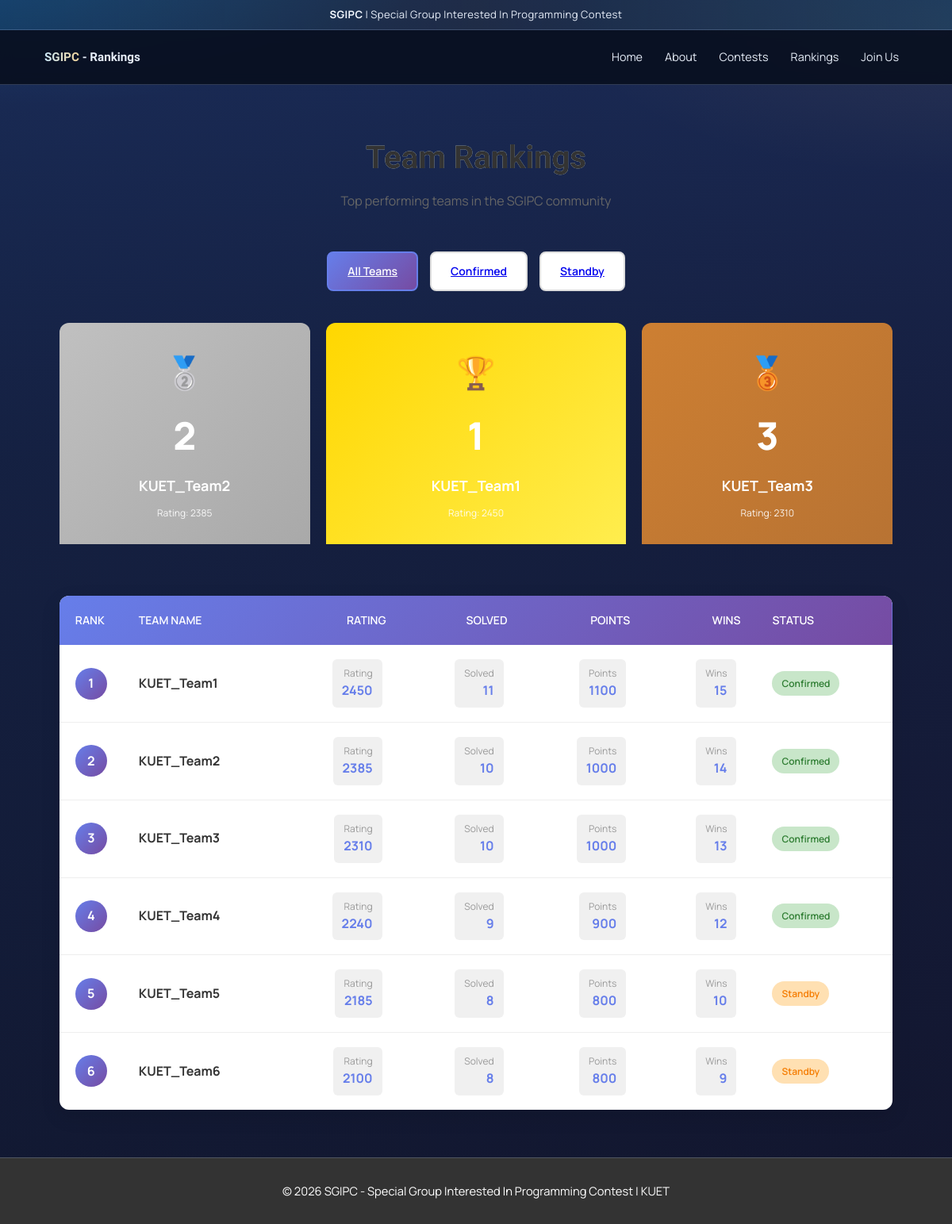
Page /rankings.php on the committed database.
### tables this page shows
CREATE TABLE IF NOT EXISTS team_rankings (
  id INT UNSIGNED NOT NULL AUTO_INCREMENT,
  team_name VARCHAR(100) NOT NULL,
  member_ids JSON,
  overall_rank INT UNSIGNED NOT NULL,
  rating INT UNSIGNED DEFAULT 0,
  solved_count INT UNSIGNED DEFAULT 0,
  total_points INT UNSIGNED DEFAULT 0,
  contest_name VARCHAR(150),
  status VARCHAR(50) DEFAULT 'Confirmed',
  wins INT DEFAULT 0,
  losses INT DEFAULT 0,
  updated_at TIMESTAMP NOT NULL DEFAULT CURRENT_TIMESTAMP ON UPDATE CURRENT_TIMESTAMP,
  PRIMARY KEY (id),
  UNIQUE KEY uniq_team_name (team_name),
  INDEX idx_overall_rank (overall_rank)
);

### config.php (called while the page is built, shortened)
<?php
function sgipc_h(mixed $value): string
{
    return htmlspecialchars((string) $value, ENT_QUOTES, 'UTF-8');
}

### rankings.php (the view, shortened to what this page needs)
<?php
require_once __DIR__ . '/config.php';
$rankings = [];
$filter = $_GET['filter'] ?? 'all';
try {
    $connection = sgipc_db_connection();
    $query = 'SELECT id, team_name, overall_rank, rating, solved_count, total_points, status, wins FROM team_rankings';
    $query .= ' ORDER BY overall_rank ASC';
    $result = $connection->query($query);
    while ($row = $result->fetch_assoc()) {
        $rankings[] = $row;
    }
} catch (Throwable $e) {
}
?>
<!DOCTYPE html>
<html lang="en">
<head>
    <link rel="stylesheet" href="./index.css">
</head>
<body>
    <div class="topbar">
        <strong>SGIPC</strong> | Special Group Interested In Programming Contest
    </div>
    <header class="navbar">
        <div class="container nav-wrap">
            <a class="brand" href="index.php"><span>SGIPC</span> - Rankings</a>
            <ul class="menu" id="menu">
                <li><a href="index.php">Home</a></li>
                <li><a href="index.php#about">About</a></li>
                <li><a href="contests.php">Contests</a></li>
                <li><a href="rankings.php" class="active">Rankings</a></li>
                <li><a href="index.php#form-demo">Join Us</a></li>
            </ul>
        </div>
    </header>
    <main class="rankings-section">
        <div class="container">
            <div class="section-header">
                <h1>Team Rankings</h1>
                <p>Top performing teams in the SGIPC community</p>
            </div>
            <div class="filter-tabs">
                <a href="?filter=all" class="filter-tab <?php echo $filter === 'all' ? 'active' : ''; ?>">All Teams</a>
                <a href="?filter=confirmed" class="filter-tab <?php echo $filter === 'confirmed' ? 'active' : ''; ?>">Confirmed</a>
                <a href="?filter=standby" class="filter-tab <?php echo $filter === 'standby' ? 'active' : ''; ?>">Standby</a>
            </div>
            <?php if (!empty($rankings)): ?>
                <?php
                    $podium = [];
                    foreach ($rankings as $r) {
                        if ($r['overall_rank'] <= 3) {
                            $podium[$r['overall_rank']] = $r;
                        }
                    }
                ?>
                <?php if (count($podium) >= 3 || !empty($podium[1])): ?>
                    <div class="podium">
                        <?php if (!empty($podium[2])): ?>
                            <div class="podium-item">
                                <div class="podium-rank second">
                                    <div class="trophy">🥈</div>
                                    <div class="podium-number">2</div>
                                    <div class="podium-team"><?php echo sgipc_h($podium[2]['team_name']); ?></div>
                                    <div class="podium-stats">Rating: <?php echo $podium[2]['rating']; ?></div>
                                </div>
                            </div>
                        <?php endif; ?>
                        <?php if (!empty($podium[1])): ?>
                            <div class="podium-item">
                                <div class="podium-rank first">
                                    <div class="trophy">🏆</div>
                                    <div class="podium-number">1</div>
                                    <div class="podium-team"><?php echo sgipc_h($podium[1]['team_name']); ?></div>
                                    <div class="podium-stats">Rating: <?php echo $podium[1]['rating']; ?></div>
                                </div>
                            </div>
                        <?php endif; ?>
                        <?php if (!empty($podium[3])): ?>
                            <div class="podium-item">
                                <div class="podium-rank third">
                                    <div class="trophy">🥉</div>
                                    <div class="podium-number">3</div>
                                    <div class="podium-team"><?php echo sgipc_h($podium[3]['team_name']); ?></div>
                                    <div class="podium-stats">Rating: <?php echo $podium[3]['rating']; ?></div>
                                </div>
                            </div>
                        <?php endif; ?>
                    </div>
                <?php endif; ?>
                <div class="rankings-table">
                    <table>
                        <thead>
                            <tr>
                                <th style="width: 60px;">Rank</th>
                                <th>Team Name</th>
                                <th style="text-align: right;">Rating</th>
                                <th style="text-align: right;">Solved</th>
                                <th style="text-align: right;">Points</th>
                                <th style="text-align: right;">Wins</th>
                                <th>Status</th>
                            </tr>
                        </thead>
                        <tbody>
                            <?php foreach ($rankings as $rank): ?>
                                <tr>
                                    <td>
                                        <span class="rank-badge"><?php echo $rank['overall_rank']; ?></span>
                                    </td>
                                    <td>
                                        <span class="team-name"><?php echo sgipc_h($rank['team_name']); ?></span>
                                    </td>
                                    <td style="text-align: right;">
                                        <span class="stat-box">
                                            <span class="stat-label">Rating</span>
                                            <span class="stat-value"><?php echo $rank['rating']; ?></span>
                                        </span>
                                    </td>
                                    <td style="text-align: right;">
                                        <span class="stat-box">
                                            <span class="stat-label">Solved</span>
                                            <span class="stat-value"><?php echo $rank['solved_count']; ?></span>
                                        </span>
                                    </td>
                                    <td style="text-align: right;">
                                        <span class="stat-box">
                                            <span class="stat-label">Points</span>
                                            <span class="stat-value"><?php echo $rank['total_points']; ?></span>
                                        </span>
                                    </td>
                                    <td style="text-align: right;">
                                        <span class="stat-box">
                                            <span class="stat-label">Wins</span>
                                            <span class="stat-value"><?php echo $rank['wins']; ?></span>
                                        </span>
                                    </td>
                                    <td>
                                        <span class="status-badge badge-<?php echo strtolower(str_replace(' ', '', $rank['status'])); ?>">
                                            <?php echo $rank['status']; ?>
                                        </span>
                                    </td>
                                </tr>
                            <?php endforeach; ?>
                        </tbody>
                    </table>
                </div>
            <?php endif; ?>
        </div>
    </main>
    <footer style="background: #333; color: white; padding: 30px; text-align: center;">
        <p>&copy; 2026 SGIPC - Special Group Interested In Programming Contest | KUET</p>
    </footer>
</body>
</html>

### index.css (style rules this page uses)
:root { --bg-0: #071021; --bg-1: #0b1730; --bg-2: #112246; --text: #e6edf8; --muted: #a9b9d3; --line: rgba(150, 172, 210, 0.28); --line-strong: rgba(225, 194, 115, 0.55); --primary: #2aa6e3; --primary-soft: #6ec7f0; --accent: #d9b15f; --accent-soft: #efd39b; --shadow: rgba(3, 8, 22, 0.45); --tone: 42, 166, 227; }
* { box-sizing: border-box; margin: 0; padding: 0; }
html { scroll-behavior: smooth; }
body { font-family: 'Manrope', sans-serif; color: var(--text); line-height: 1.6; background: radial-gradient( 900px 340px at 0% -5%, rgba(42, 166, 227, 0.18), transparent 62% ), radial-gradient( 800px 320px at 100% 2%, rgba(217, 177, 95, 0.08), transparent 60% ), linear-gradient(180deg, var(--bg-2), var(--bg-1) 38%, var(--bg-0)); }
.topbar { text-align: center; padding: 8px 12px; font-size: 0.82rem; letter-spacing: 0.4px; border-bottom: 1px solid var(--line); background: linear-gradient( 90deg, rgba(42, 166, 227, 0.14), rgba(217, 177, 95, 0.07), rgba(42, 166, 227, 0.14) ); }
.topbar strong { color: #f3f8ff; }
.container { width: min(1200px, 94%); margin-inline: auto; }
.navbar { position: sticky; top: 0; z-index: 30; backdrop-filter: blur(8px); background: rgba(8, 15, 31, 0.88); border-bottom: 1px solid var(--line); }
.nav-wrap { min-height: 68px; display: flex; align-items: center; justify-content: space-between; gap: 12px; }
.brand { color: var(--text); text-decoration: none; font-family: 'Sora', sans-serif; font-weight: 700; font-size: 0.95rem; }
.brand span { color: transparent; background: linear-gradient(90deg, #cbe8f9, var(--accent-soft)); -webkit-background-clip: text; background-clip: text; }
.menu { list-style: none; display: flex; gap: 6px; flex-wrap: wrap; justify-content: flex-end; }
.menu li { position: relative; }
.menu a { color: var(--text); text-decoration: none; border-radius: 999px; padding: 7px 11px; font-size: 0.9rem; transition: background-color 0.2s, color 0.2s; }
h1, h2 { margin-bottom: 10px; }
h1 { font-family: 'Sora', sans-serif; font-size: clamp(1.9rem, 4vw, 2.8rem); font-weight: 800; color: transparent; background: linear-gradient(90deg, #f5fbff, #cbe8f9 56%, var(--accent-soft)); -webkit-background-clip: text; background-clip: text; }
footer { text-align: center; padding: 24px 0; border-top: 1px solid var(--line); color: #9ecfee; font-size: 0.92rem; background: linear-gradient( 180deg, rgba(6, 12, 25, 0.35), rgba(6, 12, 25, 0.75) ); }

### rows in the picture
team_rankings: team_name "KUET_Team2", rating "2385", overall_rank "2", solved_count "10", total_points "1000", wins "14", status "Confirmed"
team_rankings: team_name "KUET_Team1", rating "2450", overall_rank "1", solved_count "11", total_points "1100", wins "15", status "Confirmed"
team_rankings: team_name "KUET_Team3", rating "2310", overall_rank "3", solved_count "10", total_points "1000", wins "13", status "Confirmed"
team_rankings: overall_rank "4", team_name "KUET_Team4", rating "2240", solved_count "9", total_points "900", wins "12", status "Confirmed"
team_rankings: overall_rank "5", team_name "KUET_Team5", rating "2185", solved_count "8", total_points "800", wins "10", status "Standby"
team_rankings: overall_rank "6", team_name "KUET_Team6", rating "2100", solved_count "8", total_points "800", wins "9", status "Standby"
